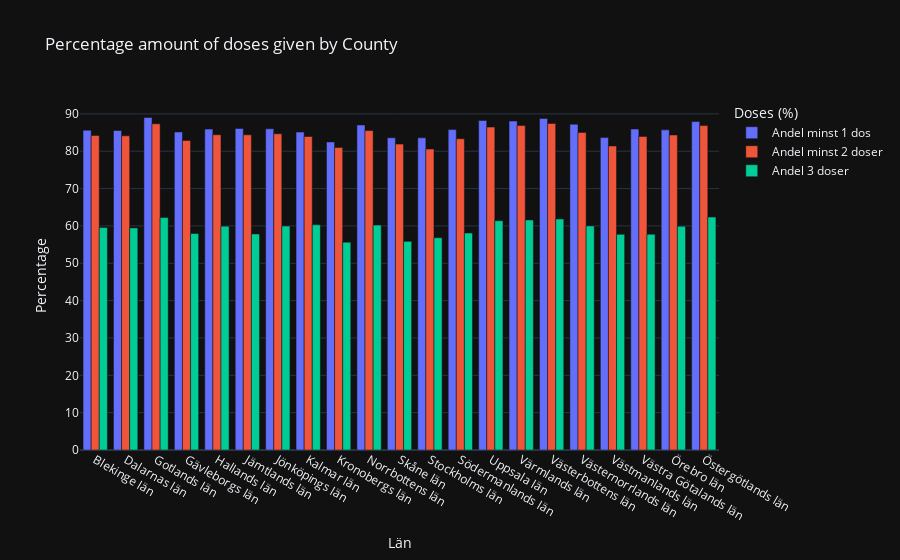

This figure's notebook cell:
### Code cell
amount_of_doses_county_diagram = px.bar(vaccinated_per_county,
                                x="Län_namn", 
                                y=["Andel minst 1 dos", "Andel minst 2 doser", "Andel 3 doser"],
                                title="Percentage amount of doses given by County",
                                labels={"value": "Percentage", "variable": "Doses (%)", "Län_namn": "Län"},
                                barmode="group")
amount_of_doses_county_diagram.show()
amount_of_doses_county_diagram.write_html("./Visualisations/Task_2_plotly_amount_of_doses_per_county.html")

### Figure 1 — Plotly figure (JSON) as saved in the notebook; plotly's stock layout.template omitted (floating-point values rounded to 4 significant figures)
{"data": [{"alignmentgroup": "True", "hovertemplate": "Doses (%)=Andel minst 1 dos<br>Län=%{x}<br>Percentage=%{y}<extra></extra>", "legendgroup": "Andel minst 1 dos", "marker": {"color": "#636efa", "pattern": {"shape": ""}}, "name": "Andel minst 1 dos", "offsetgroup": "Andel minst 1 dos", "orientation": "v", "showlegend": true, "textposition": "auto", "x": ["Blekinge län", "Dalarnas län", "Gotlands län", "Gävleborgs län", "Hallands län", "Jämtlands län", "Jönköpings län", "Kalmar län", "Kronobergs län", "Norrbottens län", "Skåne län", "Stockholms län", "Södermanlands län", "Uppsala län", "Värmlands län", "Västerbottens län", "Västernorrlands län", "Västmanlands län", "Västra Götalands län", "Örebro län", "Östergötlands län"], "xaxis": "x", "y": [85.65, 85.56, 89.03, 85.17, 85.92, 86.09, 86.0, 85.13, 82.5, 87.03, 83.59, 83.59, 85.79, 88.24, 88.08, 88.78, 87.23, 83.65, 85.94, 85.72, 87.93], "yaxis": "y", "type": "bar"}, {"alignmentgroup": "True", "hovertemplate": "Doses (%)=Andel minst 2 doser<br>Län=%{x}<br>Percentage=%{y}<extra></extra>", "legendgroup": "Andel minst 2 doser", "marker": {"color": "#EF553B", "pattern": {"shape": ""}}, "name": "Andel minst 2 doser", "offsetgroup": "Andel minst 2 doser", "orientation": "v", "showlegend": true, "textposition": "auto", "x": ["Blekinge län", "Dalarnas län", "Gotlands län", "Gävleborgs län", "Hallands län", "Jämtlands län", "Jönköpings län", "Kalmar län", "Kronobergs län", "Norrbottens län", "Skåne län", "Stockholms län", "Södermanlands län", "Uppsala län", "Värmlands län", "Västerbottens län", "Västernorrlands län", "Västmanlands län", "Västra Götalands län", "Örebro län", "Östergötlands län"], "xaxis": "x", "y": [84.2, 84.13, 87.34, 82.89, 84.42, 84.4, 84.67, 83.95, 81.02, 85.54, 81.91, 80.59, 83.34, 86.46, 86.88, 87.43, 85.03, 81.41, 83.97, 84.34, 86.86], "yaxis": "y", "type": "bar"}, {"alignmentgroup": "True", "hovertemplate": "Doses (%)=Andel 3 doser<br>Län=%{x}<br>Percentage=%{y}<extra></extra>", "legendgroup": "Andel 3 doser", "marker": {"color": "#00cc96", "pattern": {"shape": ""}}, "name": "Andel 3 doser", "offsetgroup": "Andel 3 doser", "orientation": "v", "showlegend": true, "textposition": "auto", "x": ["Blekinge län", "Dalarnas län", "Gotlands län", "Gävleborgs län", "Hallands län", "Jämtlands län", "Jönköpings län", "Kalmar län", "Kronobergs län", "Norrbottens län", "Skåne län", "Stockholms län", "Södermanlands län", "Uppsala län", "Värmlands län", "Västerbottens län", "Västernorrlands län", "Västmanlands län", "Västra Götalands län", "Örebro län", "Östergötlands län"], "xaxis": "x", "y": [59.59, 59.48, 62.25, 57.96, 59.94, 57.85, 59.98, 60.3, 55.65, 60.23, 55.87, 56.83, 58.1, 61.4, 61.6, 61.85, 60.01, 57.74, 57.79, 59.92, 62.38], "yaxis": "y", "type": "bar"}], "layout": {"xaxis": {"anchor": "y", "domain": [0.0, 1.0], "title": {"text": "Län"}}, "yaxis": {"anchor": "x", "domain": [0.0, 1.0], "title": {"text": "Percentage"}}, "legend": {"title": {"text": "Doses (%)"}, "tracegroupgap": 0}, "title": {"text": "Percentage amount of doses given by County"}, "barmode": "group"}}
